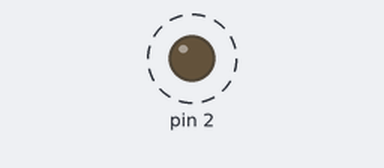
The sketch below on a simulated Arduino Uno, built with avr-gcc and run on an emulated ATmega328P. On the bench: output pins drawn as LEDs (lit = HIGH). Dashed ring = blinking.

Above: at 0.5 s.
Timing chart, 0 to 4.6 s (numbered marks = the images above):
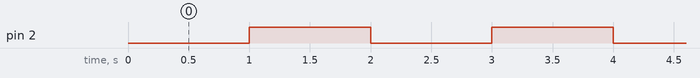

Measured:
- by itself, pin 2: alternates HIGH for 1.0 s and LOW for 1.0 s

The sketch:

Parpadeo.ino
```cpp
void setup() {
  pinMode(2, OUTPUT);
  digitalWrite(2, LOW);
}

void loop() {
  delay (1000);
  digitalWrite(2, HIGH);
  Serial.println("Led encendido");
  delay (1000);
  digitalWrite(2, LOW);
  Serial.println("Led apagado");
}
```
